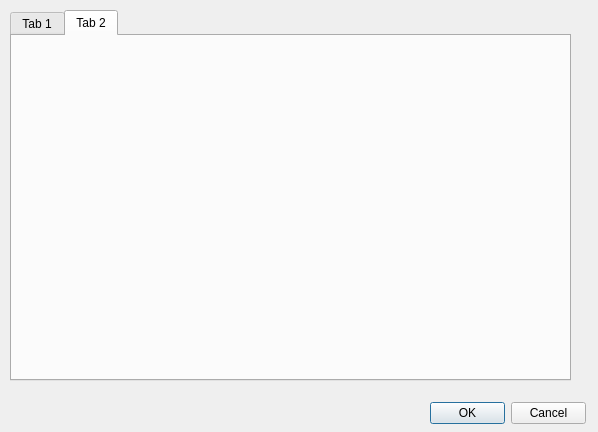
<ui version="4.0" >
 <class>Dialog</class>
 <widget class="QDialog" name="Dialog" >
  <property name="geometry" >
   <rect>
    <x>0</x>
    <y>0</y>
    <width>598</width>
    <height>432</height>
   </rect>
  </property>
  <property name="windowTitle" >
   <string>Dialog</string>
  </property>
  <widget class="QDialogButtonBox" name="buttonBox" >
   <property name="geometry" >
    <rect>
     <x>430</x>
     <y>400</y>
     <width>156</width>
     <height>26</height>
    </rect>
   </property>
   <property name="orientation" >
    <enum>Qt::Horizontal</enum>
   </property>
   <property name="standardButtons" >
    <set>QDialogButtonBox::Cancel|QDialogButtonBox::NoButton|QDialogButtonBox::Ok</set>
   </property>
  </widget>
  <widget class="QTabWidget" name="tabWidget" >
   <property name="geometry" >
    <rect>
     <x>10</x>
     <y>10</y>
     <width>561</width>
     <height>371</height>
    </rect>
   </property>
   <property name="currentIndex" >
    <number>1</number>
   </property>
   <widget class="QWidget" name="tab" >
    <attribute name="title" >
     <string>Tab 1</string>
    </attribute>
   </widget>
   <widget class="QWidget" name="tab_2" >
    <attribute name="title" >
     <string>Tab 2</string>
    </attribute>
   </widget>
  </widget>
 </widget>
 <resources/>
 <connections/>
</ui>
